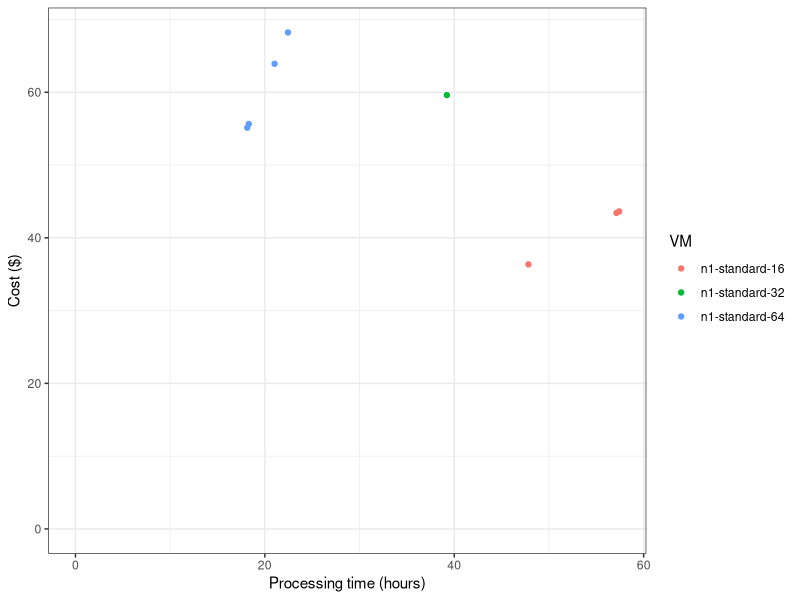
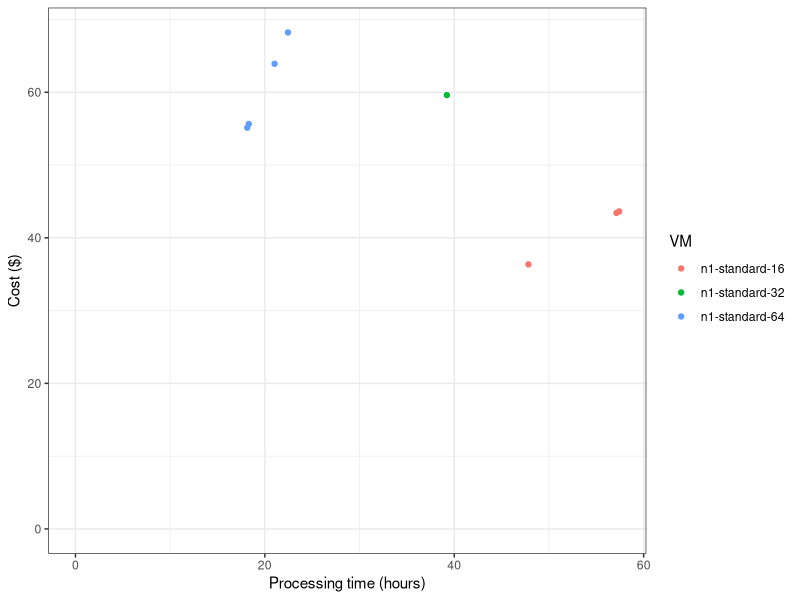

Write the R code that produced these figures, in order.
library(ggplot2)
df <- read.table("firecloud_runtimes.txt", header=TRUE)
colnames(df)[1] <- "VM"
head(df)
p <- ggplot(df, aes(hours_per_1B_reads_30X, cost_per_1B_reads_30X)) + geom_point(aes(color=VM)) + xlim(0, NA) + ylim(0, NA) + theme_bw() + xlab("Processing time (hours)") + ylab("Cost ($)")
p
ggsave("firecloud_runtimes.pdf", p, width = 6, height=3)
